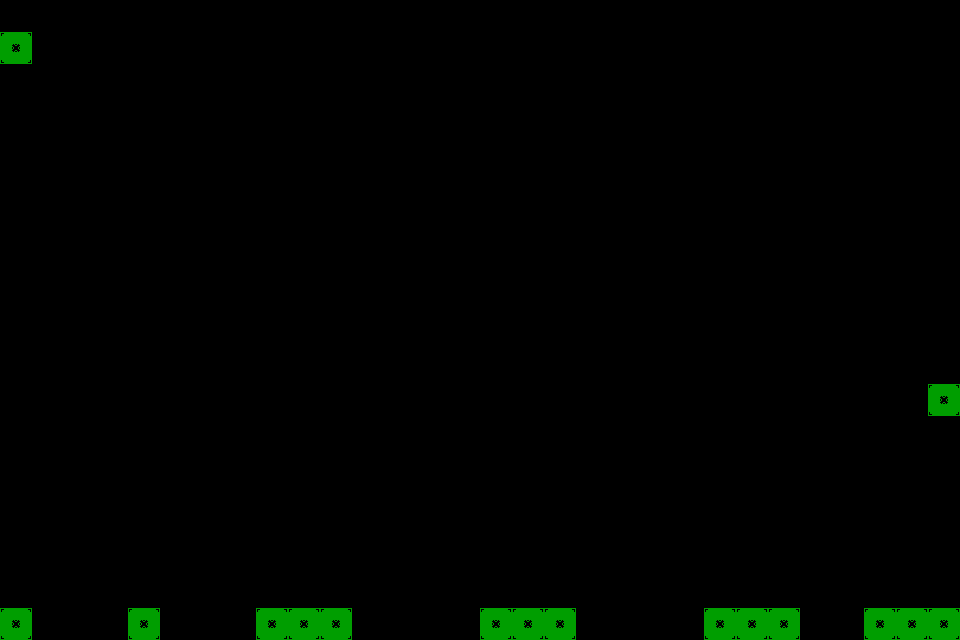

This is a level from a 2D game, rendered from its Tiled map with the project's own tilesets. A one-line summary and the map file follow, with tile-layer data summarised:
An orthogonal 30x20 tile map with 32x32 px tiles, 2 tile layers (Layout, FakeStaticPlats) and 20 objects (9x SpinningPlat, 4x Laser, 3x FutureSpinningPlat, 2x Trigger, Spawnpoint, ...).

<map version="1.10" tiledversion="1.12.2" orientation="orthogonal" renderorder="right-down" width="30" height="20" tilewidth="32" tileheight="32" infinite="0" nextlayerid="4" nextobjectid="24">
 <editorsettings>
  <export target="../../../src/maps/sector4/level1.lua" format="lua" />
 </editorsettings>
 <tileset firstgid="1" name="Props" class="Saw" tilewidth="32" tileheight="32" tilecount="8" columns="0">
  <grid orientation="orthogonal" width="1" height="1" />
  <tile id="0" type="Tile">
   <image source="../../../src/assets/images/test.png" width="32" height="32" />
  </tile>
  <tile id="1" type="Placeholder">
   <image source="../../../src/assets/images/placeholder.png" width="32" height="32" />
  </tile>
  <tile id="3" type="Spike">
   <image source="../../../src/assets/images/spike.png" width="32" height="16" />
  </tile>
  <tile id="4" type="Goal">
   <image source="../../../src/assets/images/goal.png" width="32" height="32" />
  </tile>
  <tile id="5" type="Saw">
   <image source="../../../src/assets/images/saw.png" width="32" height="32" />
  </tile>
  <tile id="6" type="Spring">
   <image source="../../../src/assets/images/spring.png" width="32" height="32" />
  </tile>
  <tile id="7" type="Booster">
   <image source="../../../src/assets/images/booster.png" width="32" height="32" />
  </tile>
  <tile id="8" type="Laser">
   <image source="../../../src/assets/images/laser.png" width="32" height="32" />
  </tile>
 </tileset>
 <layer id="1" name="Layout" width="30" height="20">
  <data>[600 cells, 7 non-empty, 1 distinct tile ids]</data>
 </layer>
 <objectgroup id="2" name="Objects">
  <object id="1" name="Spawnpoint" gid="2" x="0" y="32" width="32" height="32" />
  <object id="2" name="Goal" gid="5" x="896" y="608" width="32" height="32" />
  <object id="3" name="SpinningPlat" gid="1" x="96" y="96" width="32" height="32">
   <properties>
    <property name="isCounterclockwise" type="bool" value="true" />
    <property name="speed" type="int" value="5" />
    <property name="width" type="int" value="3" />
   </properties>
  </object>
  <object id="4" name="SpinningPlat" gid="1" x="288" y="96" width="32" height="32">
   <properties>
    <property name="isCounterclockwise" type="bool" value="true" />
    <property name="speed" type="int" value="5" />
    <property name="width" type="int" value="3" />
   </properties>
  </object>
  <object id="5" name="SpinningPlat" gid="1" x="512" y="96" width="32" height="32">
   <properties>
    <property name="isCounterclockwise" type="bool" value="false" />
    <property name="speed" type="int" value="7" />
    <property name="width" type="int" value="4" />
   </properties>
  </object>
  <object id="6" name="SpinningPlat" gid="1" x="704" y="96" width="32" height="32">
   <properties>
    <property name="isCounterclockwise" type="bool" value="false" />
    <property name="speed" type="int" value="7" />
    <property name="width" type="int" value="4" />
   </properties>
  </object>
  <object id="7" name="Laser" gid="9" x="864" y="192" width="32" height="32">
   <properties>
    <property name="group" type="int" value="1" />
   </properties>
  </object>
  <object id="8" name="Laser" gid="9" x="-352" y="192" width="32" height="32">
   <properties>
    <property name="group" type="int" value="1" />
   </properties>
  </object>
  <object id="10" name="SpinningPlat" gid="1" x="768" y="416" width="32" height="32">
   <properties>
    <property name="isCounterclockwise" type="bool" value="true" />
    <property name="speed" type="int" value="7" />
    <property name="width" type="int" value="3" />
   </properties>
  </object>
  <object id="11" name="SpinningPlat" gid="1" x="608" y="416" width="32" height="32">
   <properties>
    <property name="isCounterclockwise" type="bool" value="true" />
    <property name="speed" type="int" value="7" />
    <property name="width" type="int" value="3" />
   </properties>
  </object>
  <object id="12" name="SpinningPlat" gid="1" x="448" y="416" width="32" height="32">
   <properties>
    <property name="isCounterclockwise" type="bool" value="true" />
    <property name="speed" type="int" value="7" />
    <property name="width" type="int" value="3" />
   </properties>
  </object>
  <object id="13" name="Laser" gid="9" x="1280" y="448" width="32" height="32">
   <properties>
    <property name="group" type="int" value="2" />
   </properties>
  </object>
  <object id="14" name="Laser" gid="9" x="64" y="448" width="32" height="32">
   <properties>
    <property name="group" type="int" value="2" />
   </properties>
  </object>
  <object id="15" name="FutureSpinningPlat" gid="1" x="512" y="672" width="32" height="32">
   <properties>
    <property name="height" type="int" value="3" />
    <property name="isCounterclockwise" type="bool" value="false" />
    <property name="speed" type="int" value="7" />
    <property name="width" type="int" value="3" />
   </properties>
  </object>
  <object id="16" name="SpinningPlat" gid="1" x="288" y="416" width="32" height="32">
   <properties>
    <property name="isCounterclockwise" type="bool" value="true" />
    <property name="speed" type="int" value="7" />
    <property name="width" type="int" value="3" />
   </properties>
  </object>
  <object id="17" name="SpinningPlat" gid="1" x="160" y="416" width="32" height="32">
   <properties>
    <property name="isCounterclockwise" type="bool" value="false" />
    <property name="speed" type="int" value="10" />
    <property name="width" type="int" value="2" />
   </properties>
  </object>
  <object id="18" name="FutureSpinningPlat" gid="1" x="288" y="672" width="32" height="32">
   <properties>
    <property name="height" type="int" value="3" />
    <property name="isCounterclockwise" type="bool" value="false" />
    <property name="speed" type="int" value="7" />
    <property name="width" type="int" value="3" />
   </properties>
  </object>
  <object id="19" name="FutureSpinningPlat" gid="1" x="736" y="672" width="32" height="32">
   <properties>
    <property name="futureSpeed" type="int" value="5" />
    <property name="height" type="int" value="3" />
    <property name="isCounterclockwise" type="bool" value="false" />
    <property name="speed" type="int" value="7" />
    <property name="width" type="int" value="3" />
    <property name="willChangeDir" type="bool" value="true" />
   </properties>
  </object>
  <object id="20" name="Trigger" gid="2" x="128" y="608" width="32" height="32">
   <properties>
    <property name="id" value="revealPlatforms" />
    <property name="radius" type="int" value="64" />
   </properties>
  </object>
  <object id="22" name="Trigger" gid="2" x="640" y="608" width="32" height="32">
   <properties>
    <property name="id" value="invertPlatform" />
    <property name="radius" type="int" value="64" />
   </properties>
  </object>
 </objectgroup>
 <layer id="3" name="FakeStaticPlats" width="30" height="20">
  <data>[600 cells, 9 non-empty, 1 distinct tile ids]</data>
 </layer>
</map>
